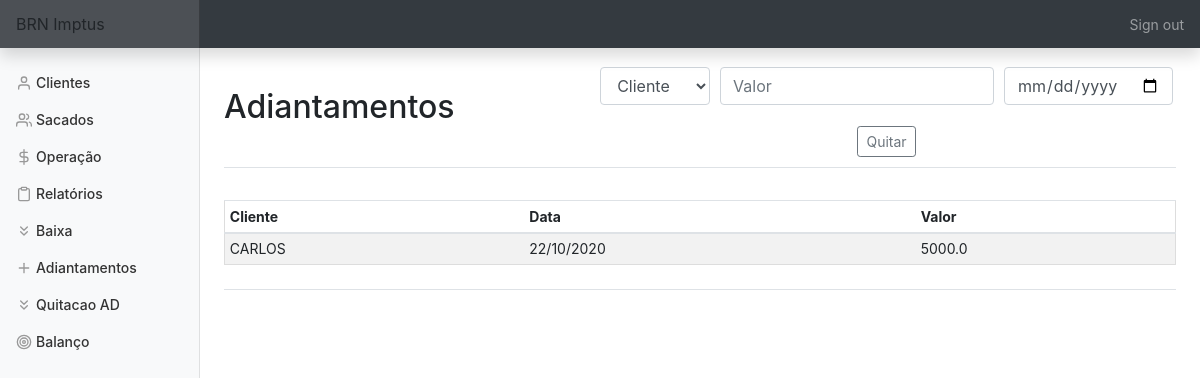
Page /quitacao (signed in) on the earlier database version.
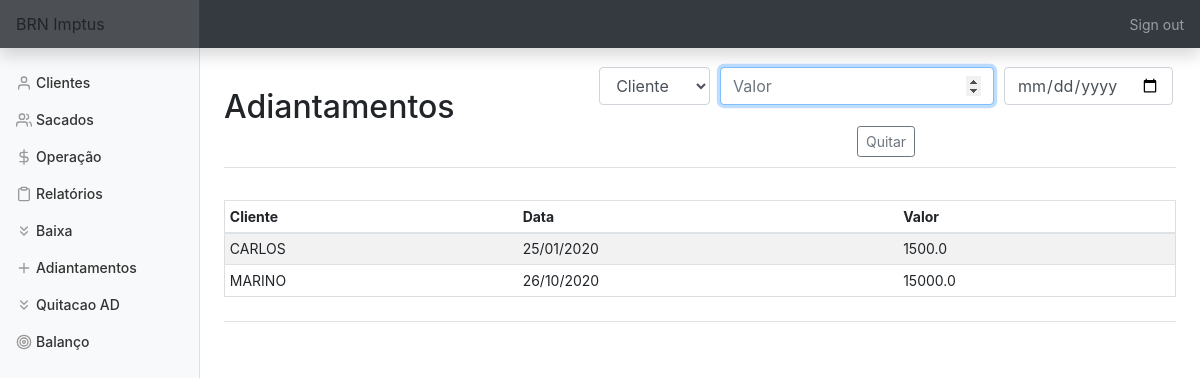
Same page on the later database version.
### tables this page shows
CREATE TABLE adiantamentos (cliente_id INTEGER, data DATE, valor FLOAT, FOREIGN KEY (cliente_id) REFERENCES clientes(id));

CREATE TABLE clientes (id INTEGER PRIMARY KEY AUTOINCREMENT NOT NULL,
						nome TEXT NOT NULL,
						cep TEXT NOT NULL,
						endereço TEXT NOT NULL, cnpj TEXT, taxa FLOAT);

### app.py (the view, shortened to what this page needs)
@app.route('/quitacao', methods=['GET', 'POST'])
@login_required
def quitacao():
    con = sqlite3.connect(DATABASE)
    con.row_factory = sqlite3.Row
    cur = con.cursor()
    cliente = cur.execute('SELECT nome FROM clientes')
    cliente = cur.fetchall()
    ad = cur.execute('SELECT clientes.nome, adiantamentos.data, adiantamentos.valor FROM adiantamentos JOIN clientes ON adiantamentos.cliente_id=clientes.id;')
    ad = cur.fetchall()
    if request.method == 'GET':
        return render_template('quitacao.html', cliente=cliente, adiantamento=ad)

### app.py (called while the page is built)
@app.after_request
def after_request(response):
    response.headers["Cache-Control"] = "no-cache, no-store, must-revalidate"
    response.headers["Expires"] = 0
    response.headers["Pragma"] = "no-cache"
    return response

### helper.py (called while the page is built)
def login_required(f):
    @wraps(f)
    def decorated_function(*args, **kwargs):
        if session.get("user_id") is None:
            return redirect("/login")
        return f(*args, **kwargs)
    return decorated_function

### templates/quitacao.html (shortened to what this page needs)
{% extends "layout.html" %}
{% block main %}
    <div class='d-flex justify-content-between flex-warp flex-md-nowrap align-items-center pt-3 pb-2 mb-3 border-bottom'>
        <h1 class='h2'>Adiantamentos</h1>
            <form action='quitacao' method='POST'>
                <div class='form-group'>
                        <select class="form-control" name="cliente">
                            <option disabled selected value>Cliente</option>
                        </select>
                        <input name='valor' autofocus class='form-control' placeholder='Valor' type='number' step='0.01' data-mask='000.000,00'>
                        <input name='data' autofocus class='form-control' placeholder='Data do AD' type='date'>
                </div>
                <button type='submit' id='baixa' class='btn btn-sm btn-outline-secondary'>Quitar</button>
            </form>
    </div>
    <div class='d-flex justify-content-between flex-warp flex-md-nowrap align-items-center pt-3 pb-2 mb-3 border-bottom'>
        <div class='table-responsive'>
            <table class='table table-striped table-sm'>
                <thead>
                    <tr>
                        <th>Cliente</th>
                        <th>Data</th>
                        <th>Valor</th>
                    </tr>
                </thead>
                <tbody>
                    {% for row in adiantamento %}
                        <tr>
                            <td>{{ row['nome'] }}</td>
                            {% set lt = row['data'].split('-') %}
                            <td>{{ lt[2]+'/'+lt[1]+'/'+lt[0] }}</td>
                            <td>{{ row['valor'] }}</td>
                        </tr>
                    {% endfor %}
                </tbody>
            </table>
        </div>
    </div>
{% endblock %}

Differences in the rows shown:
changed adiantamentos "CARLOS": data "22/10/2020" → "25/01/2020"; valor "5000.0" → "1500.0"
added adiantamentos: nome "MARINO", data "26/10/2020", valor "15000.0"
